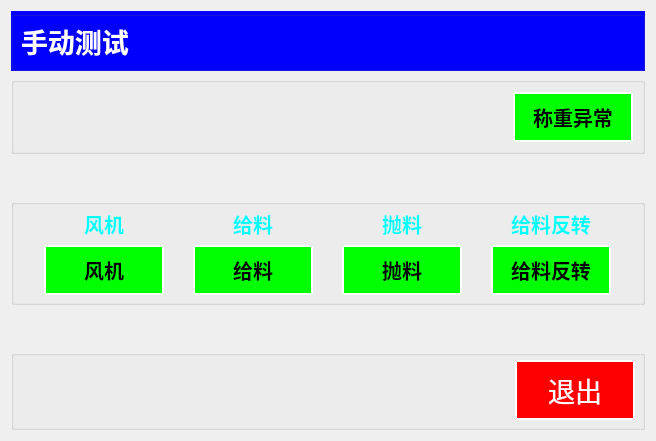
<?xml version="1.0" encoding="UTF-8"?>
<ui version="4.0">
 <class>Form_maunalText</class>
 <widget class="QWidget" name="Form_maunalText">
  <property name="geometry">
   <rect>
    <x>0</x>
    <y>0</y>
    <width>656</width>
    <height>441</height>
   </rect>
  </property>
  <property name="windowTitle">
   <string>Form</string>
  </property>
  <layout class="QGridLayout" name="gridLayout_4">
   <item row="0" column="0">
    <widget class="QGroupBox" name="groupBox">
     <property name="styleSheet">
      <string notr="true">QGroupBox{ background-color:rgb(0, 0, 255);} 
QGroupBox{ margin-top:0px;}
QGroupBox:title {margin-top: 0px;}</string>
     </property>
     <property name="title">
      <string/>
     </property>
     <layout class="QGridLayout" name="gridLayout_5">
      <item row="0" column="0">
       <widget class="QLabel" name="label">
        <property name="font">
         <font>
          <pointsize>20</pointsize>
          <weight>75</weight>
          <italic>false</italic>
          <bold>true</bold>
         </font>
        </property>
        <property name="styleSheet">
         <string notr="true">QLabel{color:rgb(255, 255, 255);}</string>
        </property>
        <property name="text">
         <string>手动测试</string>
        </property>
       </widget>
      </item>
      <item row="0" column="1">
       <spacer name="horizontalSpacer">
        <property name="orientation">
         <enum>Qt::Horizontal</enum>
        </property>
        <property name="sizeHint" stdset="0">
         <size>
          <width>559</width>
          <height>20</height>
         </size>
        </property>
       </spacer>
      </item>
     </layout>
    </widget>
   </item>
   <item row="1" column="0">
    <widget class="QGroupBox" name="groupBox_3">
     <property name="title">
      <string/>
     </property>
     <layout class="QGridLayout" name="gridLayout_3">
      <item row="0" column="0">
       <spacer name="horizontalSpacer_2">
        <property name="orientation">
         <enum>Qt::Horizontal</enum>
        </property>
        <property name="sizeHint" stdset="0">
         <size>
          <width>425</width>
          <height>20</height>
         </size>
        </property>
       </spacer>
      </item>
      <item row="0" column="1">
       <widget class="QPushButton" name="pushButton_5">
        <property name="minimumSize">
         <size>
          <width>120</width>
          <height>50</height>
         </size>
        </property>
        <property name="maximumSize">
         <size>
          <width>120</width>
          <height>50</height>
         </size>
        </property>
        <property name="font">
         <font>
          <pointsize>15</pointsize>
          <weight>75</weight>
          <bold>true</bold>
         </font>
        </property>
        <property name="styleSheet">
         <string notr="true">QPushButton { background-color:rgb(0, 255, 0);} 
QPushButton:hover { background-color: rgb(0, 200, 0); }
QPushButton {color:rgb(0, 0, 0);
                             border-style: outset;
                           	border-width: 2px;
	                         border-color: white;}
</string>
        </property>
        <property name="text">
         <string>称重异常</string>
        </property>
       </widget>
      </item>
     </layout>
    </widget>
   </item>
   <item row="2" column="0">
    <spacer name="verticalSpacer">
     <property name="orientation">
      <enum>Qt::Vertical</enum>
     </property>
     <property name="sizeHint" stdset="0">
      <size>
       <width>20</width>
       <height>24</height>
      </size>
     </property>
    </spacer>
   </item>
   <item row="3" column="0">
    <widget class="QGroupBox" name="groupBox_2">
     <property name="styleSheet">
      <string notr="true">QGroupBox{ margin-top:0px;}
QGroupBox:title {margin-top: 0px;}</string>
     </property>
     <property name="title">
      <string/>
     </property>
     <layout class="QGridLayout" name="gridLayout_2">
      <item row="0" column="0">
       <widget class="QLabel" name="label_2">
        <property name="font">
         <font>
          <pointsize>15</pointsize>
          <weight>75</weight>
          <bold>true</bold>
         </font>
        </property>
        <property name="styleSheet">
         <string notr="true">QLabel{color:rgb(0, 255, 255);}</string>
        </property>
        <property name="text">
         <string>风机</string>
        </property>
        <property name="alignment">
         <set>Qt::AlignCenter</set>
        </property>
       </widget>
      </item>
      <item row="0" column="1">
       <widget class="QLabel" name="label_3">
        <property name="font">
         <font>
          <pointsize>15</pointsize>
          <weight>75</weight>
          <bold>true</bold>
         </font>
        </property>
        <property name="styleSheet">
         <string notr="true">QLabel{color:rgb(0, 255, 255);}</string>
        </property>
        <property name="text">
         <string>给料</string>
        </property>
        <property name="alignment">
         <set>Qt::AlignCenter</set>
        </property>
       </widget>
      </item>
      <item row="0" column="2">
       <widget class="QLabel" name="label_4">
        <property name="font">
         <font>
          <pointsize>15</pointsize>
          <weight>75</weight>
          <bold>true</bold>
         </font>
        </property>
        <property name="styleSheet">
         <string notr="true">QLabel{color:rgb(0, 255, 255);}</string>
        </property>
        <property name="text">
         <string>抛料</string>
        </property>
        <property name="alignment">
         <set>Qt::AlignCenter</set>
        </property>
       </widget>
      </item>
      <item row="0" column="3">
       <widget class="QLabel" name="label_5">
        <property name="font">
         <font>
          <pointsize>15</pointsize>
          <weight>75</weight>
          <bold>true</bold>
         </font>
        </property>
        <property name="styleSheet">
         <string notr="true">QLabel{color:rgb(0, 255, 255);}</string>
        </property>
        <property name="text">
         <string>给料反转</string>
        </property>
        <property name="alignment">
         <set>Qt::AlignCenter</set>
        </property>
       </widget>
      </item>
      <item row="1" column="0">
       <widget class="QPushButton" name="pushButton">
        <property name="minimumSize">
         <size>
          <width>120</width>
          <height>50</height>
         </size>
        </property>
        <property name="maximumSize">
         <size>
          <width>120</width>
          <height>50</height>
         </size>
        </property>
        <property name="font">
         <font>
          <pointsize>15</pointsize>
          <weight>75</weight>
          <bold>true</bold>
         </font>
        </property>
        <property name="styleSheet">
         <string notr="true">QPushButton { background-color:rgb(0, 255, 0);} 
QPushButton:hover { background-color: rgb(0, 200, 0); }
QPushButton {color:rgb(0, 0, 0);
                             border-style: outset;
                           	border-width: 2px;
	                         border-color: white;}
</string>
        </property>
        <property name="text">
         <string>风机</string>
        </property>
       </widget>
      </item>
      <item row="1" column="1">
       <widget class="QPushButton" name="pushButton_2">
        <property name="minimumSize">
         <size>
          <width>120</width>
          <height>50</height>
         </size>
        </property>
        <property name="maximumSize">
         <size>
          <width>120</width>
          <height>50</height>
         </size>
        </property>
        <property name="font">
         <font>
          <pointsize>15</pointsize>
          <weight>75</weight>
          <bold>true</bold>
         </font>
        </property>
        <property name="styleSheet">
         <string notr="true">QPushButton { background-color:rgb(0, 255, 0);} 
QPushButton:hover { background-color: rgb(0, 200, 0); }
QPushButton {color:rgb(0, 0, 0);
                             border-style: outset;
                           	border-width: 2px;
	                         border-color: white;}
</string>
        </property>
        <property name="text">
         <string>给料</string>
        </property>
       </widget>
      </item>
      <item row="1" column="2">
       <widget class="QPushButton" name="pushButton_3">
        <property name="minimumSize">
         <size>
          <width>120</width>
          <height>50</height>
         </size>
        </property>
        <property name="maximumSize">
         <size>
          <width>120</width>
          <height>50</height>
         </size>
        </property>
        <property name="font">
         <font>
          <pointsize>15</pointsize>
          <weight>75</weight>
          <bold>true</bold>
         </font>
        </property>
        <property name="styleSheet">
         <string notr="true">QPushButton { background-color:rgb(0, 255, 0);} 
QPushButton:hover { background-color: rgb(0, 200, 0); }
QPushButton {color:rgb(0, 0, 0);
                             border-style: outset;
                           	border-width: 2px;
	                         border-color: white;}
</string>
        </property>
        <property name="text">
         <string>抛料</string>
        </property>
       </widget>
      </item>
      <item row="1" column="3">
       <widget class="QPushButton" name="pushButton_4">
        <property name="minimumSize">
         <size>
          <width>120</width>
          <height>50</height>
         </size>
        </property>
        <property name="maximumSize">
         <size>
          <width>120</width>
          <height>50</height>
         </size>
        </property>
        <property name="font">
         <font>
          <pointsize>15</pointsize>
          <weight>75</weight>
          <bold>true</bold>
         </font>
        </property>
        <property name="styleSheet">
         <string notr="true">QPushButton { background-color:rgb(0, 255, 0);} 
QPushButton:hover { background-color: rgb(0, 200, 0); }
QPushButton {color:rgb(0, 0, 0);
                             border-style: outset;
                           	border-width: 2px;
	                         border-color: white;}
</string>
        </property>
        <property name="text">
         <string>给料反转</string>
        </property>
       </widget>
      </item>
     </layout>
    </widget>
   </item>
   <item row="4" column="0">
    <spacer name="verticalSpacer_2">
     <property name="orientation">
      <enum>Qt::Vertical</enum>
     </property>
     <property name="sizeHint" stdset="0">
      <size>
       <width>20</width>
       <height>23</height>
      </size>
     </property>
    </spacer>
   </item>
   <item row="5" column="0">
    <widget class="QGroupBox" name="groupBox_5">
     <property name="styleSheet">
      <string notr="true">QGroupBox{ margin-top:0px;} QGroupBox:title {margin-top: 0px;}</string>
     </property>
     <property name="title">
      <string/>
     </property>
     <layout class="QGridLayout" name="gridLayout">
      <item row="0" column="1">
       <widget class="QPushButton" name="btn_Quit">
        <property name="minimumSize">
         <size>
          <width>120</width>
          <height>60</height>
         </size>
        </property>
        <property name="maximumSize">
         <size>
          <width>120</width>
          <height>60</height>
         </size>
        </property>
        <property name="font">
         <font>
          <pointsize>20</pointsize>
          <italic>false</italic>
         </font>
        </property>
        <property name="styleSheet">
         <string notr="true">QPushButton { background-color:rgb(255, 0, 0);} 
QPushButton:hover { background-color: rgb(255, 50, 0); }
QPushButton {color:rgb(255, 255, 255);
                             border-style: outset;
                           	border-width: 2px;
	                         border-color: white;}
</string>
        </property>
        <property name="text">
         <string>退出</string>
        </property>
       </widget>
      </item>
      <item row="0" column="0">
       <spacer name="horizontalSpacer_15">
        <property name="orientation">
         <enum>Qt::Horizontal</enum>
        </property>
        <property name="sizeHint" stdset="0">
         <size>
          <width>528</width>
          <height>20</height>
         </size>
        </property>
       </spacer>
      </item>
     </layout>
    </widget>
   </item>
  </layout>
  <zorder>groupBox_5</zorder>
  <zorder>groupBox</zorder>
  <zorder>groupBox_2</zorder>
  <zorder>groupBox_3</zorder>
  <zorder>horizontalSpacer_15</zorder>
  <zorder>verticalSpacer</zorder>
  <zorder>verticalSpacer_2</zorder>
 </widget>
 <resources/>
 <connections>
  <connection>
   <sender>btn_Quit</sender>
   <signal>clicked()</signal>
   <receiver>Form_maunalText</receiver>
   <slot>close()</slot>
   <hints>
    <hint type="sourcelabel">
     <x>575</x>
     <y>390</y>
    </hint>
    <hint type="destinationlabel">
     <x>327</x>
     <y>220</y>
    </hint>
   </hints>
  </connection>
 </connections>
</ui>
